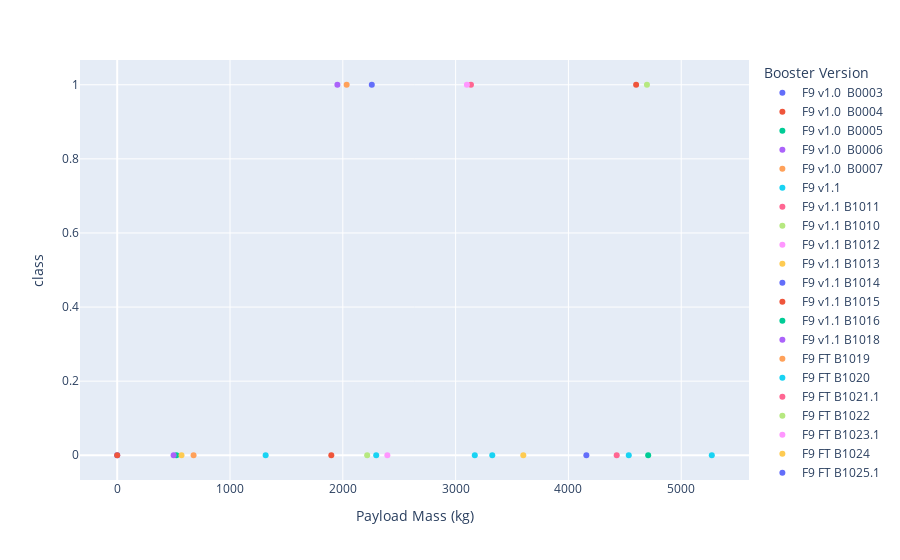

Here is the notebook cell this chart was saved with:
### Code cell
px.scatter(data, x='Payload Mass (kg)', y='class',color ='Booster Version')

### Figure 1 — Plotly figure (JSON) as saved in the notebook; plotly's stock layout.template omitted (floating-point values rounded to 4 significant figures)
{"data": [{"hovertemplate": "Booster Version=F9 v1.0  B0003<br>Payload Mass (kg)=%{x}<br>class=%{y}<extra></extra>", "legendgroup": "F9 v1.0  B0003", "marker": {"color": "#636efa", "symbol": "circle"}, "mode": "markers", "name": "F9 v1.0  B0003", "orientation": "v", "showlegend": true, "type": "scatter", "x": [0], "xaxis": "x", "y": [0], "yaxis": "y"}, {"hovertemplate": "Booster Version=F9 v1.0  B0004<br>Payload Mass (kg)=%{x}<br>class=%{y}<extra></extra>", "legendgroup": "F9 v1.0  B0004", "marker": {"color": "#EF553B", "symbol": "circle"}, "mode": "markers", "name": "F9 v1.0  B0004", "orientation": "v", "showlegend": true, "type": "scatter", "x": [0], "xaxis": "x", "y": [0], "yaxis": "y"}, {"hovertemplate": "Booster Version=F9 v1.0  B0005<br>Payload Mass (kg)=%{x}<br>class=%{y}<extra></extra>", "legendgroup": "F9 v1.0  B0005", "marker": {"color": "#00cc96", "symbol": "circle"}, "mode": "markers", "name": "F9 v1.0  B0005", "orientation": "v", "showlegend": true, "type": "scatter", "x": [525], "xaxis": "x", "y": [0], "yaxis": "y"}, {"hovertemplate": "Booster Version=F9 v1.0  B0006<br>Payload Mass (kg)=%{x}<br>class=%{y}<extra></extra>", "legendgroup": "F9 v1.0  B0006", "marker": {"color": "#ab63fa", "symbol": "circle"}, "mode": "markers", "name": "F9 v1.0  B0006", "orientation": "v", "showlegend": true, "type": "scatter", "x": [500], "xaxis": "x", "y": [0], "yaxis": "y"}, {"hovertemplate": "Booster Version=F9 v1.0  B0007<br>Payload Mass (kg)=%{x}<br>class=%{y}<extra></extra>", "legendgroup": "F9 v1.0  B0007", "marker": {"color": "#FFA15A", "symbol": "circle"}, "mode": "markers", "name": "F9 v1.0  B0007", "orientation": "v", "showlegend": true, "type": "scatter", "x": [677], "xaxis": "x", "y": [0], "yaxis": "y"}, {"hovertemplate": "Booster Version=F9 v1.1<br>Payload Mass (kg)=%{x}<br>class=%{y}<extra></extra>", "legendgroup": "F9 v1.1", "marker": {"color": "#19d3f3", "symbol": "circle"}, "mode": "markers", "name": "F9 v1.1", "orientation": "v", "showlegend": true, "type": "scatter", "x": [3170, 3325, 2296, 1316, 4535], "xaxis": "x", "y": [0, 0, 0, 0, 0], "yaxis": "y"}, {"hovertemplate": "Booster Version=F9 v1.1 B1011<br>Payload Mass (kg)=%{x}<br>class=%{y}<extra></extra>", "legendgroup": "F9 v1.1 B1011", "marker": {"color": "#FF6692", "symbol": "circle"}, "mode": "markers", "name": "F9 v1.1 B1011", "orientation": "v", "showlegend": true, "type": "scatter", "x": [4428], "xaxis": "x", "y": [0], "yaxis": "y"}, {"hovertemplate": "Booster Version=F9 v1.1 B1010<br>Payload Mass (kg)=%{x}<br>class=%{y}<extra></extra>", "legendgroup": "F9 v1.1 B1010", "marker": {"color": "#B6E880", "symbol": "circle"}, "mode": "markers", "name": "F9 v1.1 B1010", "orientation": "v", "showlegend": true, "type": "scatter", "x": [2216], "xaxis": "x", "y": [0], "yaxis": "y"}, {"hovertemplate": "Booster Version=F9 v1.1 B1012<br>Payload Mass (kg)=%{x}<br>class=%{y}<extra></extra>", "legendgroup": "F9 v1.1 B1012", "marker": {"color": "#FF97FF", "symbol": "circle"}, "mode": "markers", "name": "F9 v1.1 B1012", "orientation": "v", "showlegend": true, "type": "scatter", "x": [2395], "xaxis": "x", "y": [0], "yaxis": "y"}, {"hovertemplate": "Booster Version=F9 v1.1 B1013<br>Payload Mass (kg)=%{x}<br>class=%{y}<extra></extra>", "legendgroup": "F9 v1.1 B1013", "marker": {"color": "#FECB52", "symbol": "circle"}, "mode": "markers", "name": "F9 v1.1 B1013", "orientation": "v", "showlegend": true, "type": "scatter", "x": [570], "xaxis": "x", "y": [0], "yaxis": "y"}, {"hovertemplate": "Booster Version=F9 v1.1 B1014<br>Payload Mass (kg)=%{x}<br>class=%{y}<extra></extra>", "legendgroup": "F9 v1.1 B1014", "marker": {"color": "#636efa", "symbol": "circle"}, "mode": "markers", "name": "F9 v1.1 B1014", "orientation": "v", "showlegend": true, "type": "scatter", "x": [4159], "xaxis": "x", "y": [0], "yaxis": "y"}, {"hovertemplate": "Booster Version=F9 v1.1 B1015<br>Payload Mass (kg)=%{x}<br>class=%{y}<extra></extra>", "legendgroup": "F9 v1.1 B1015", "marker": {"color": "#EF553B", "symbol": "circle"}, "mode": "markers", "name": "F9 v1.1 B1015", "orientation": "v", "showlegend": true, "type": "scatter", "x": [1898], "xaxis": "x", "y": [0], "yaxis": "y"}, {"hovertemplate": "Booster Version=F9 v1.1 B1016<br>Payload Mass (kg)=%{x}<br>class=%{y}<extra></extra>", "legendgroup": "F9 v1.1 B1016", "marker": {"color": "#00cc96", "symbol": "circle"}, "mode": "markers", "name": "F9 v1.1 B1016", "orientation": "v", "showlegend": true, "type": "scatter", "x": [4707], "xaxis": "x", "y": [0], "yaxis": "y"}, {"hovertemplate": "Booster Version=F9 v1.1 B1018<br>Payload Mass (kg)=%{x}<br>class=%{y}<extra></extra>", "legendgroup": "F9 v1.1 B1018", "marker": {"color": "#ab63fa", "symbol": "circle"}, "mode": "markers", "name": "F9 v1.1 B1018", "orientation": "v", "showlegend": true, "type": "scatter", "x": [1952], "xaxis": "x", "y": [1], "yaxis": "y"}, {"hovertemplate": "Booster Version=F9 FT B1019<br>Payload Mass (kg)=%{x}<br>class=%{y}<extra></extra>", "legendgroup": "F9 FT B1019", "marker": {"color": "#FFA15A", "symbol": "circle"}, "mode": "markers", "name": "F9 FT B1019", "orientation": "v", "showlegend": true, "type": "scatter", "x": [2034], "xaxis": "x", "y": [1], "yaxis": "y"}, {"hovertemplate": "Booster Version=F9 FT B1020<br>Payload Mass (kg)=%{x}<br>class=%{y}<extra></extra>", "legendgroup": "F9 FT B1020", "marker": {"color": "#19d3f3", "symbol": "circle"}, "mode": "markers", "name": "F9 FT B1020", "orientation": "v", "showlegend": true, "type": "scatter", "x": [5271], "xaxis": "x", "y": [0], "yaxis": "y"}, {"hovertemplate": "Booster Version=F9 FT B1021.1<br>Payload Mass (kg)=%{x}<br>class=%{y}<extra></extra>", "legendgroup": "F9 FT B1021.1", "marker": {"color": "#FF6692", "symbol": "circle"}, "mode": "markers", "name": "F9 FT B1021.1", "orientation": "v", "showlegend": true, "type": "scatter", "x": [3136], "xaxis": "x", "y": [1], "yaxis": "y"}, {"hovertemplate": "Booster Version=F9 FT B1022<br>Payload Mass (kg)=%{x}<br>class=%{y}<extra></extra>", "legendgroup": "F9 FT B1022", "marker": {"color": "#B6E880", "symbol": "circle"}, "mode": "markers", "name": "F9 FT B1022", "orientation": "v", "showlegend": true, "type": "scatter", "x": [4696], "xaxis": "x", "y": [1], "yaxis": "y"}, {"hovertemplate": "Booster Version=F9 FT B1023.1<br>Payload Mass (kg)=%{x}<br>class=%{y}<extra></extra>", "legendgroup": "F9 FT B1023.1", "marker": {"color": "#FF97FF", "symbol": "circle"}, "mode": "markers", "name": "F9 FT B1023.1", "orientation": "v", "showlegend": true, "type": "scatter", "x": [3100], "xaxis": "x", "y": [1], "yaxis": "y"}, {"hovertemplate": "Booster Version=F9 FT B1024<br>Payload Mass (kg)=%{x}<br>class=%{y}<extra></extra>", "legendgroup": "F9 FT B1024", "marker": {"color": "#FECB52", "symbol": "circle"}, "mode": "markers", "name": "F9 FT B1024", "orientation": "v", "showlegend": true, "type": "scatter", "x": [3600], "xaxis": "x", "y": [0], "yaxis": "y"}, {"hovertemplate": "Booster Version=F9 FT B1025.1<br>Payload Mass (kg)=%{x}<br>class=%{y}<extra></extra>", "legendgroup": "F9 FT B1025.1", "marker": {"color": "#636efa", "symbol": "circle"}, "mode": "markers", "name": "F9 FT B1025.1", "orientation": "v", "showlegend": true, "type": "scatter", "x": [2257], "xaxis": "x", "y": [1], "yaxis": "y"}, {"hovertemplate": "Booster Version=F9 FT B1026<br>Payload Mass (kg)=%{x}<br>class=%{y}<extra></extra>", "legendgroup": "F9 FT B1026", "marker": {"color": "#EF553B", "symbol": "circle"}, "mode": "markers", "name": "F9 FT B1026", "orientation": "v", "showlegend": true, "type": "scatter", "x": [4600], "xaxis": "x", "y": [1], "yaxis": "y"}], "layout": {"legend": {"title": {"text": "Booster Version"}, "tracegroupgap": 0}, "margin": {"t": 60}, "xaxis": {"anchor": "y", "domain": [0, 1], "title": {"text": "Payload Mass (kg)"}}, "yaxis": {"anchor": "x", "domain": [0, 1], "title": {"text": "class"}}}}
